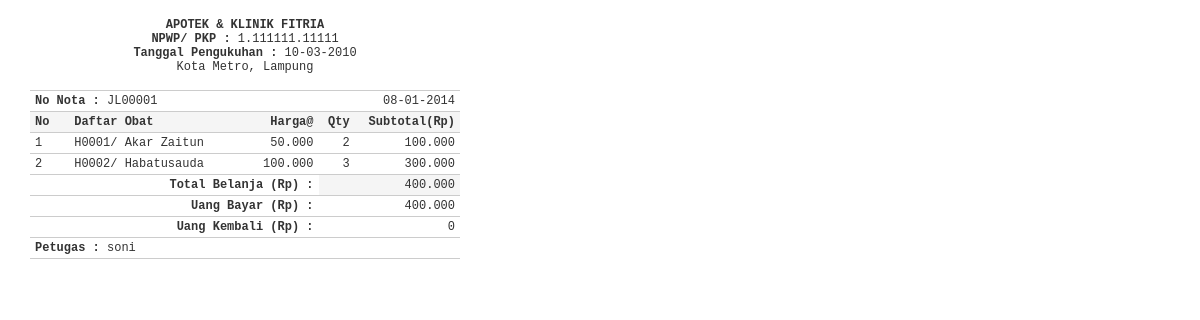
/penjualan/penjualan_nota.php?noNota=JL00001, run on the app's committed database.
### tables this page shows
CREATE TABLE IF NOT EXISTS `penjualan` (
  `no_penjualan` char(7) NOT NULL,
  `tgl_penjualan` date NOT NULL,
  `pelanggan` varchar(100) NOT NULL,
  `keterangan` varchar(200) NOT NULL,
  `uang_bayar` int(12) NOT NULL,
  `kd_petugas` char(4) NOT NULL,
  PRIMARY KEY (`no_penjualan`)
);

CREATE TABLE IF NOT EXISTS `penjualan_item` (
  `no_penjualan` char(7) NOT NULL,
  `kd_obat` char(5) NOT NULL,
  `harga_modal` int(12) NOT NULL,
  `harga_jual` int(12) NOT NULL,
  `jumlah` int(4) NOT NULL,
  KEY `nomor_penjualan_tamu` (`no_penjualan`,`kd_obat`)
);

CREATE TABLE IF NOT EXISTS `obat` (
  `kd_obat` char(5) NOT NULL,
  `nm_obat` varchar(100) NOT NULL,
  `harga_modal` int(10) NOT NULL,
  `harga_jual` int(10) NOT NULL,
  `stok` int(10) NOT NULL,
  `keterangan` varchar(100) NOT NULL,
  PRIMARY KEY (`kd_obat`)
);

CREATE TABLE IF NOT EXISTS `petugas` (
  `kd_petugas` char(4) NOT NULL,
  `nm_petugas` varchar(100) NOT NULL,
  `no_telepon` varchar(20) NOT NULL,
  `username` varchar(20) NOT NULL,
  `password` varchar(200) NOT NULL,
  `level` varchar(20) NOT NULL DEFAULT 'Kasir',
  PRIMARY KEY (`kd_petugas`)
);

### library/inc.library.php (called while the page is built, shortened)
<?php
function IndonesiaTgl($tanggal){
	$tgl=substr($tanggal,8,2);
	$bln=substr($tanggal,5,2);
	$thn=substr($tanggal,0,4);
	$tanggal="$tgl-$bln-$thn";
	return $tanggal;
}
function format_angka($angka) {
	$hasil =  number_format($angka,0, ",",".");
	return $hasil;
}
?>

### penjualan/penjualan_nota.php (the view, shortened to what this page needs)
<?php
include_once "../library/inc.connection.php";
include_once "../library/inc.library.php";
if(isset($_GET['noNota'])){
	$noNota = $_GET['noNota'];
	$mySql = "SELECT penjualan.*, petugas.nm_petugas FROM penjualan
				LEFT JOIN petugas ON penjualan.kd_petugas=petugas.kd_petugas
				WHERE no_penjualan='$noNota'";
	$myQry = mysql_query($mySql, $koneksidb)  or die ("Query salah : ".mysql_error());
	$kolomData = mysql_fetch_array($myQry);
}
else {
	echo "Nomor Nota (noNota) tidak ditemukan";
	exit;
}
?>
<html xmlns="http://www.w3.org/1999/xhtml">
<head>
<link href="../styles/styles_cetak.css" rel="stylesheet" type="text/css">
</head>
<body onLoad="window.print()">
<table class="table-list" width="430" border="0" cellspacing="0" cellpadding="2">
  <tr>
    <td height="87" colspan="5" align="center">
		<strong>APOTEK & KLINIK FITRIA</strong><br />
        <strong>NPWP/ PKP : </strong>1.111111.11111<br />
        <strong>Tanggal Pengukuhan : </strong>10-03-2010<br />
        Kota Metro, Lampung </td>
  </tr>
  <tr>
    <td colspan="2"><strong>No Nota :</strong> <?php echo $kolomData['no_penjualan']; ?></td>
    <td colspan="3" align="right"> <?php echo IndonesiaTgl($kolomData['tgl_penjualan']); ?></td>
  </tr>
  <tr>
    <td width="32" bgcolor="#F5F5F5"><strong>No</strong></td>
    <td width="193" bgcolor="#F5F5F5"><strong>Daftar Obat </strong></td>
    <td width="55" align="right" bgcolor="#F5F5F5"><strong>Harga@</strong></td>
    <td width="27" align="right" bgcolor="#F5F5F5"><strong>Qty</strong></td>
    <td width="97" align="right" bgcolor="#F5F5F5"><strong>Subtotal(Rp) </strong></td>
  </tr>
<?php
$totalBayar = 0;
$uangKembali=0;
$notaSql = "SELECT penjualan_item.*, obat.nm_obat FROM penjualan_item
			LEFT JOIN obat ON penjualan_item.kd_obat=obat.kd_obat
			WHERE penjualan_item.no_penjualan='$noNota'
			ORDER BY obat.kd_obat ASC";
$notaQry = mysql_query($notaSql, $koneksidb)  or die ("Query list salah : ".mysql_error());
$nomor  = 0;
while ($notaData = mysql_fetch_array($notaQry)) {
$nomor++;
	$subSotal 	= $notaData['jumlah'] * $notaData['harga_jual'];
	$totalBayar	= $totalBayar + $subSotal;
	$uangKembali= $kolomData['uang_bayar'] - $totalBayar;
?>
  <tr>
    <td><?php echo $nomor; ?></td>
    <td><?php echo $notaData['kd_obat']; ?>/  <?php echo $notaData['nm_obat']; ?></td>
    <td align="right"><?php echo format_angka($notaData['harga_jual']); ?></td>
    <td align="right"><?php echo $notaData['jumlah']; ?></td>
    <td align="right"><?php echo format_angka($subSotal); ?></td>
  </tr>
  <?php } ?>
  <tr>
    <td colspan="3" align="right"><strong>Total Belanja (Rp) : </strong></td>
    <td colspan="2" align="right" bgcolor="#F5F5F5"><?php echo format_angka($totalBayar); ?></td>
  </tr>
  <tr>
    <td colspan="3" align="right"><strong> Uang Bayar (Rp) : </strong></td>
    <td colspan="2" align="right"><?php echo format_angka($kolomData['uang_bayar']); ?></td>
  </tr>
  <tr>
    <td colspan="3" align="right"><strong>Uang Kembali (Rp) : </strong></td>
    <td colspan="2" align="right"><?php echo format_angka($uangKembali); ?></td>
  </tr>
  <tr>
    <td colspan="5"><strong>Petugas :</strong> <?php echo $kolomData['nm_petugas']; ?></td>
  </tr>
</table>
</body>
</html>

### styles/styles_cetak.css (style rules this page uses)
body,td,th { font-family: Courier New, Courier, monospace; }
body { margin:0px auto 0px; padding:3px; font-size:12px; color:#333; width:95%; background-position:top; background-color:#fff; }
.table-list { clear: both; text-align: left; border-collapse: collapse; margin: 0px 0px 10px 0px; background:#fff; }
.table-list td { color: #333; font-size:12px; border-color: #fff; border-collapse: collapse; vertical-align: center; padding: 3px 5px; border-bottom:1px #CCCCCC solid; }

### data on the page
penjualan: no_penjualan "JL00001", tgl_penjualan "08-01-2014", uang_bayar "400.000", uang_bayar "0", kd_petugas.nm_petugas "soni"
penjualan_item: kd_obat "H0001", kd_obat.nm_obat "Akar Zaitun", harga_jual "50.000", jumlah "2", format_angka($subSotal) "100.000"
penjualan_item: kd_obat "H0002", kd_obat.nm_obat "Habatusauda", harga_jual "100.000", jumlah "3", format_angka($subSotal) "300.000"

### other printed values
format_angka($totalBayar) "400.000"
